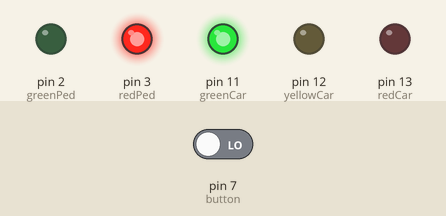
Recording of a sketch running on a simulated Arduino Uno, built with avr-gcc and run on an emulated ATmega328P. Parts: output pins drawn as LEDs (lit = HIGH). Inputs (shaded band) come from the test bench; at power-on: pin 7 (button) LOW. What the sketch prints to the serial monitor is not drawn.

Above: at 4.2 s.
4.3 s: pin 7 (button) driven LOW
5.8 s: pin 7 (button) driven HIGH
At 7.2 s:
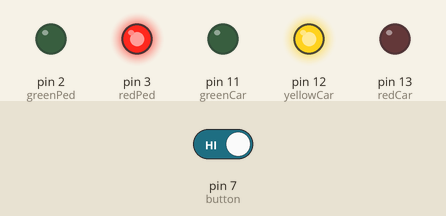
At 8.8 s:
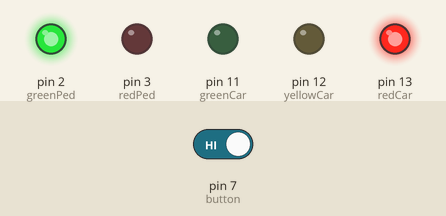
Timing chart, 0 to 17.8 s (numbered marks = the images above; inputs shaded):
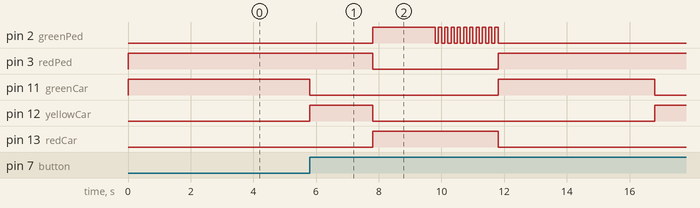

The sketch:

tr_light.ino
```cpp
int redCar = 13;
int yellowCar = 12;
int greenCar = 11;
int greenPed = 2;
int redPed = 3;
int button = 7;
int crossTime = 2000;
unsigned long changeTime;

void setup() {
  // initialize timer
  changeTime = millis();
  // here we are initializing our pins as outputs
  pinMode(redCar, OUTPUT);
  pinMode(yellowCar, OUTPUT);
  pinMode(greenCar, OUTPUT);
  pinMode(redPed, OUTPUT);
  pinMode(greenPed, OUTPUT);
  pinMode(button, INPUT);
  //turn on the green light
  digitalWrite(greenCar, HIGH);
  digitalWrite(redPed, HIGH);
  digitalWrite(redCar, LOW);
  digitalWrite(yellowCar, LOW);
  digitalWrite(greenPed, LOW);
  Serial.begin(9600);
}

void loop() {
  // this variable will tell us if the button is pressed
  int state = digitalRead(button);
  Serial.println(state);
  // if the button is pressed and if it has passed 5 seconds since last button press
  if (state == HIGH && (millis() - changeTime) > 5000) {
    //call the function to change the lights
    changeLights();
  }
}

void changeLights() {
  digitalWrite(greenCar, LOW);    // the green LED will turn off
  digitalWrite(yellowCar, HIGH); // the yellow LED will turn on for 2 second
  delay(2000);

  digitalWrite(yellowCar, LOW); // the yellow LED will turn off
  digitalWrite(redCar, HIGH); // the red LED will turn on for 5 seconds

  digitalWrite(redPed, LOW);
  digitalWrite(greenPed, HIGH);
  delay(crossTime);

  // flash the ped green
  for (int x=0; x<10; x++) {
    digitalWrite(greenPed, LOW);
    delay(100);
    digitalWrite(greenPed, HIGH);
    delay(100);
  }
  digitalWrite(greenPed, LOW);
  digitalWrite(redCar, LOW);
  digitalWrite(redPed, HIGH);
  digitalWrite(greenCar, HIGH);

  changeTime = millis();
 }
```

Measured:
- after the input at 5.8 s, pin 2 (greenPed): LOW → HIGH after 2.0 s, then repeats every 0.20 s: LOW 0.10 s, HIGH 0.10 s, until it stays LOW from 11.8 s; pin 3 (redPed): HIGH → LOW after 2.0 s, → HIGH 4.0 s later
